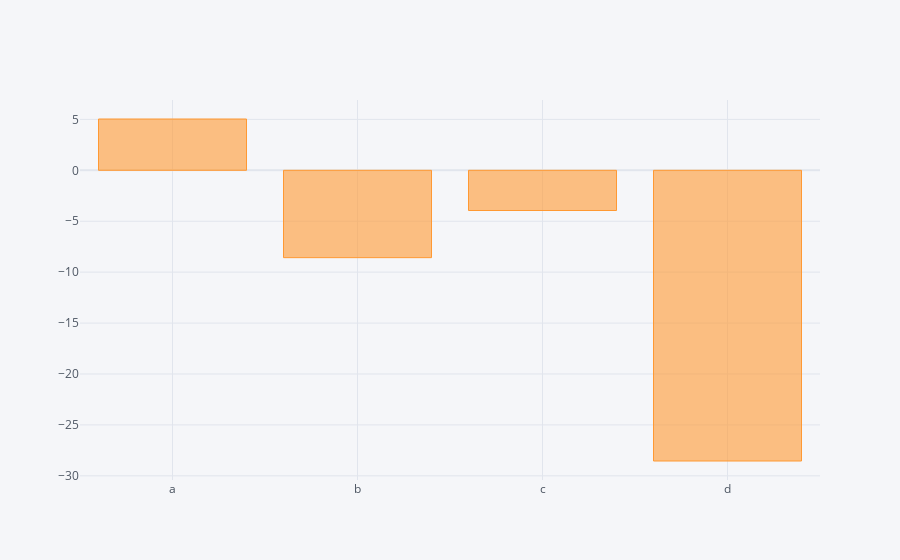

Notebook source saved alongside this figure:
### Code cell
df.sum().iplot(kind="bar")

### Figure 1 — Plotly figure (JSON) as saved in the notebook; plotly's stock layout.template omitted (floating-point values rounded to 4 significant figures)
{"data": [{"marker": {"color": "rgba(255, 153, 51, 0.6)", "line": {"color": "rgba(255, 153, 51, 1.0)", "width": 1}}, "name": "None", "orientation": "v", "text": "", "type": "bar", "x": ["a", "b", "c", "d"], "y": [5.037, -8.578, -3.949, -28.54]}], "layout": {"legend": {"bgcolor": "#F5F6F9", "font": {"color": "#4D5663"}}, "paper_bgcolor": "#F5F6F9", "plot_bgcolor": "#F5F6F9", "title": {"font": {"color": "#4D5663"}}, "xaxis": {"gridcolor": "#E1E5ED", "showgrid": true, "tickfont": {"color": "#4D5663"}, "title": {"font": {"color": "#4D5663"}, "text": ""}, "zerolinecolor": "#E1E5ED"}, "yaxis": {"gridcolor": "#E1E5ED", "showgrid": true, "tickfont": {"color": "#4D5663"}, "title": {"font": {"color": "#4D5663"}, "text": ""}, "zerolinecolor": "#E1E5ED"}}}
